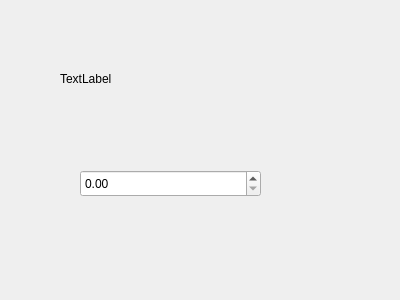
<?xml version="1.0" encoding="UTF-8"?>
<ui version="4.0">
 <class>DlgPID</class>
 <widget class="QDialog" name="DlgPID">
  <property name="geometry">
   <rect>
    <x>0</x>
    <y>0</y>
    <width>400</width>
    <height>300</height>
   </rect>
  </property>
  <property name="windowTitle">
   <string>Dialog</string>
  </property>
  <widget class="QLabel" name="label">
   <property name="geometry">
    <rect>
     <x>60</x>
     <y>70</y>
     <width>161</width>
     <height>17</height>
    </rect>
   </property>
   <property name="text">
    <string>TextLabel</string>
   </property>
  </widget>
  <widget class="QDoubleSpinBox" name="doubleSpinBox">
   <property name="geometry">
    <rect>
     <x>80</x>
     <y>170</y>
     <width>181</width>
     <height>27</height>
    </rect>
   </property>
  </widget>
 </widget>
 <resources/>
 <connections/>
</ui>
